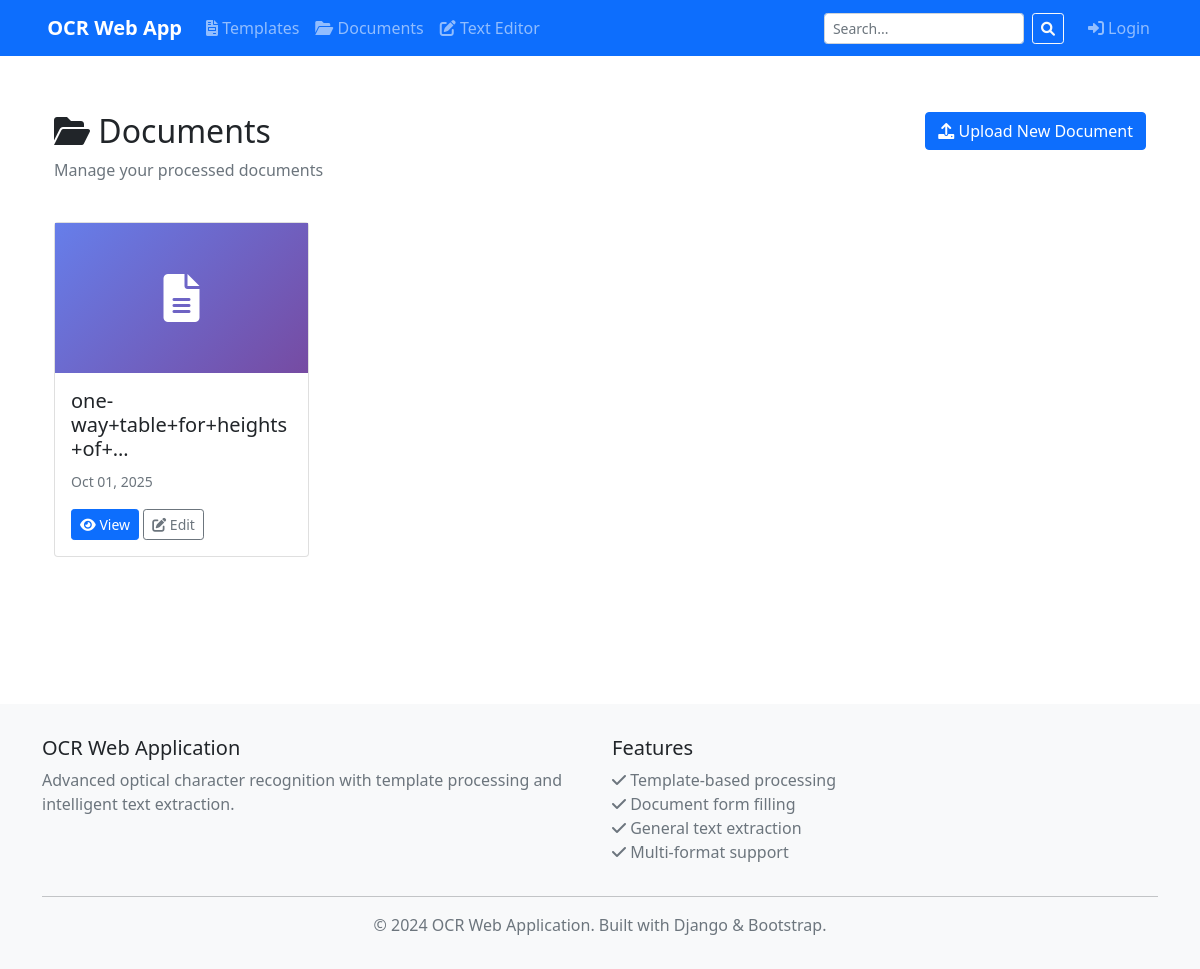
/documents/, run on an earlier commit of the app's database.
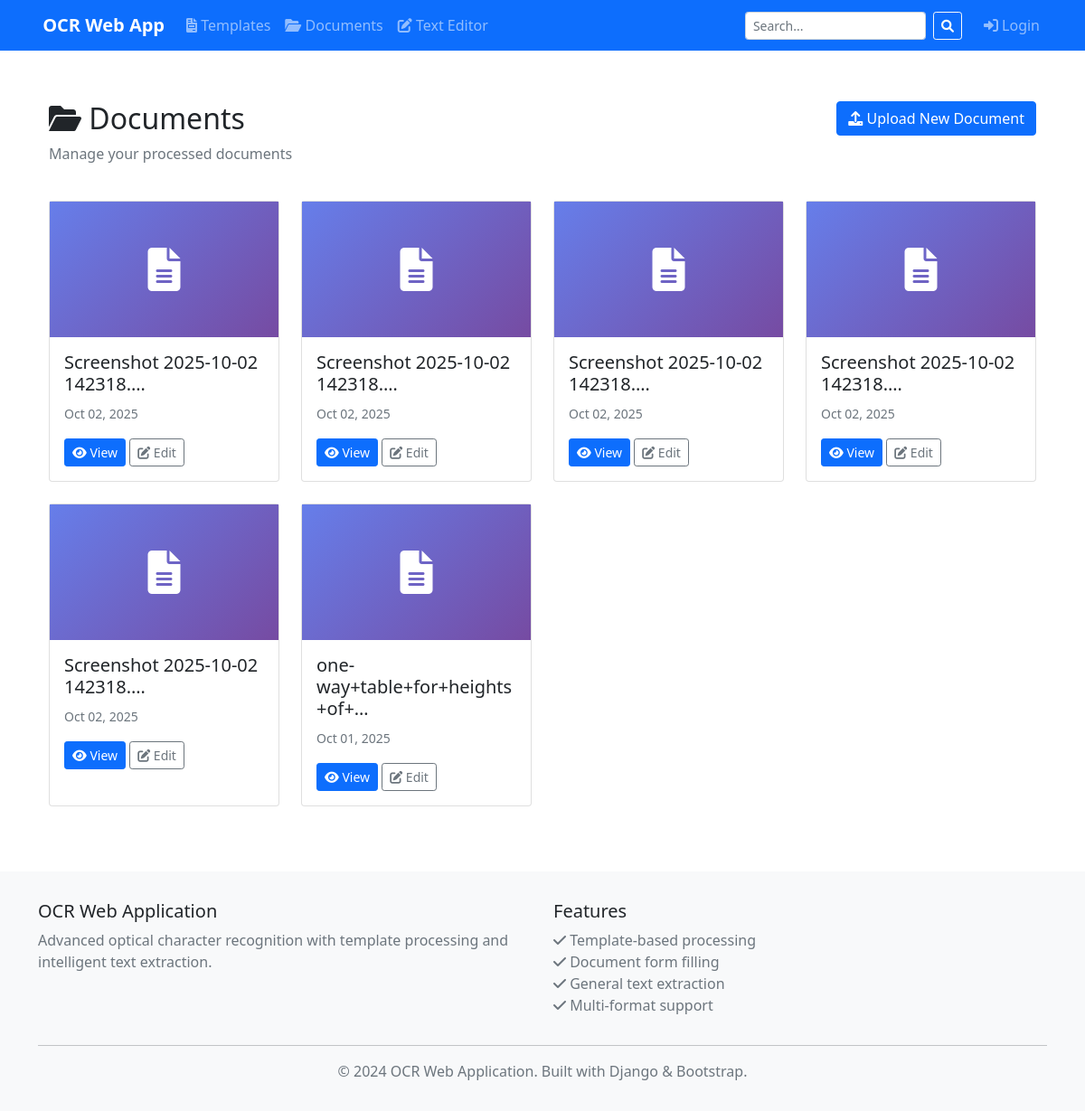
And on a later commit of the database.
### documents/models.py (models this page shows, shortened)
class Document(models.Model):
    name = models.CharField(max_length=255, help_text="Document name or identifier")
    file_data = models.BinaryField(null=True, blank=True, help_text="Original document file data (stored in DB)")
    file_name = models.CharField(max_length=255, null=True, blank=True, help_text="Original filename")
    file_type = models.CharField(max_length=50, null=True, blank=True, help_text="File MIME type")
    file_size = models.IntegerField(null=True, blank=True, help_text="File size in bytes")
    file = models.FileField(upload_to='documents/', blank=True, null=True, help_text="Original uploaded document - deprecated")
    template = models.ForeignKey(
        Template,
        on_delete=models.CASCADE,
        null=True,
        blank=True,
        help_text="Template used for structured extraction (optional)"
    )
    extracted_data = models.JSONField(
        default=dict,
        help_text="Extracted structured data based on template fields"
    )
    excel_data = models.BinaryField(null=True, blank=True, help_text="Populated Excel file data (stored in DB)")
    excel_name = models.CharField(max_length=255, null=True, blank=True, help_text="Excel filename")
    excel_file = models.FileField(
        upload_to='documents/excel/',
        blank=True,
        null=True,
        help_text="Populated Excel file with extracted data - deprecated"
    )
    text_version = models.TextField(
        blank=True,
        null=True,
        help_text="Raw extracted text for general OCR mode"
    )
    confidence_score = models.FloatField(
        null=True,
        blank=True,
        help_text="OCR confidence score (0.0 - 1.0)"
    )
    uploaded_by = models.ForeignKey(User, on_delete=models.CASCADE)
    created_at = models.DateTimeField(auto_now_add=True)
    updated_at = models.DateTimeField(auto_now=True)
    PROCESSING_STATUS_CHOICES = [
        ('pending', 'Pending Processing'),
        ('processing', 'Processing'),
        ('completed', 'Processing Complete'),
        ('failed', 'Processing Failed'),
        ('reviewed', 'Human Reviewed'),
    ]
    processing_status = models.CharField(
        max_length=20,
        choices=PROCESSING_STATUS_CHOICES,
        default='pending'
    )
    PROCESSING_TYPE_CHOICES = [
        ('template', 'Template-based Extraction'),
        ('general', 'General Text Extraction'),
    ]
    processing_type = models.CharField(
        max_length=20,
        choices=PROCESSING_TYPE_CHOICES,
        default='general'
    )
    class Meta:
        ordering = ['-created_at']
        verbose_name = "Document"
        verbose_name_plural = "Documents"

### documents/views.py (the view)
# urls.py: path('', views.document_list, name='document_list'),
def document_list(request):
    documents = Document.objects.all().order_by('-created_at')
    return render(request, 'documents/document_list.html', {'documents': documents})

### templates/documents/document_list.html (shortened to what this page needs)
{% extends 'base/base.html' %}
{% load static %}
{% block content %}
<div class="container-fluid py-4">
    <div class="row mb-4">
        <div class="col-md-8">
            <h2><i class="fas fa-folder-open"></i> Documents</h2>
            <p class="text-muted">Manage your processed documents</p>
        </div>
        <div class="col-md-4 text-end">
            <a href="{% url 'documents:document_upload' %}" class="btn btn-primary">
                <i class="fas fa-upload"></i> Upload New Document
            </a>
        </div>
    </div>
    {% if documents %}
    <div class="row g-4">
        {% for document in documents %}
        <div class="col-md-4 col-lg-3">
            <div class="card document-card">
                <div class="document-thumbnail">
                    <i class="fas fa-file-alt"></i>
                </div>
                <div class="card-body">
                    <h5 class="card-title">{{ document.name|truncatechars:30 }}</h5>
                    <p class="card-text">
                        <small class="text-muted">
                            {{ document.created_at|date:"M d, Y" }}
                        </small>
                    </p>
                    <a href="{% url 'documents:document_detail' document.id %}" class="btn btn-sm btn-primary">
                        <i class="fas fa-eye"></i> View
                    </a>
                    <a href="{% url 'documents:document_edit' document.id %}" class="btn btn-sm btn-outline-secondary">
                        <i class="fas fa-edit"></i> Edit
                    </a>
                </div>
            </div>
        </div>
        {% endfor %}
    </div>
    {% endif %}
</div>
{% endblock %}

What changed in the data, as far as the page shows it:
added Document: name "Screenshot 2025-10-02 142318.…", created_at "Oct 02, 2025"
added Document: name "Screenshot 2025-10-02 142318.…", created_at "Oct 02, 2025"
added Document: name "Screenshot 2025-10-02 142318.…", created_at "Oct 02, 2025"
added Document: name "Screenshot 2025-10-02 142318.…", created_at "Oct 02, 2025"
added Document: name "Screenshot 2025-10-02 142318.…", created_at "Oct 02, 2025"
